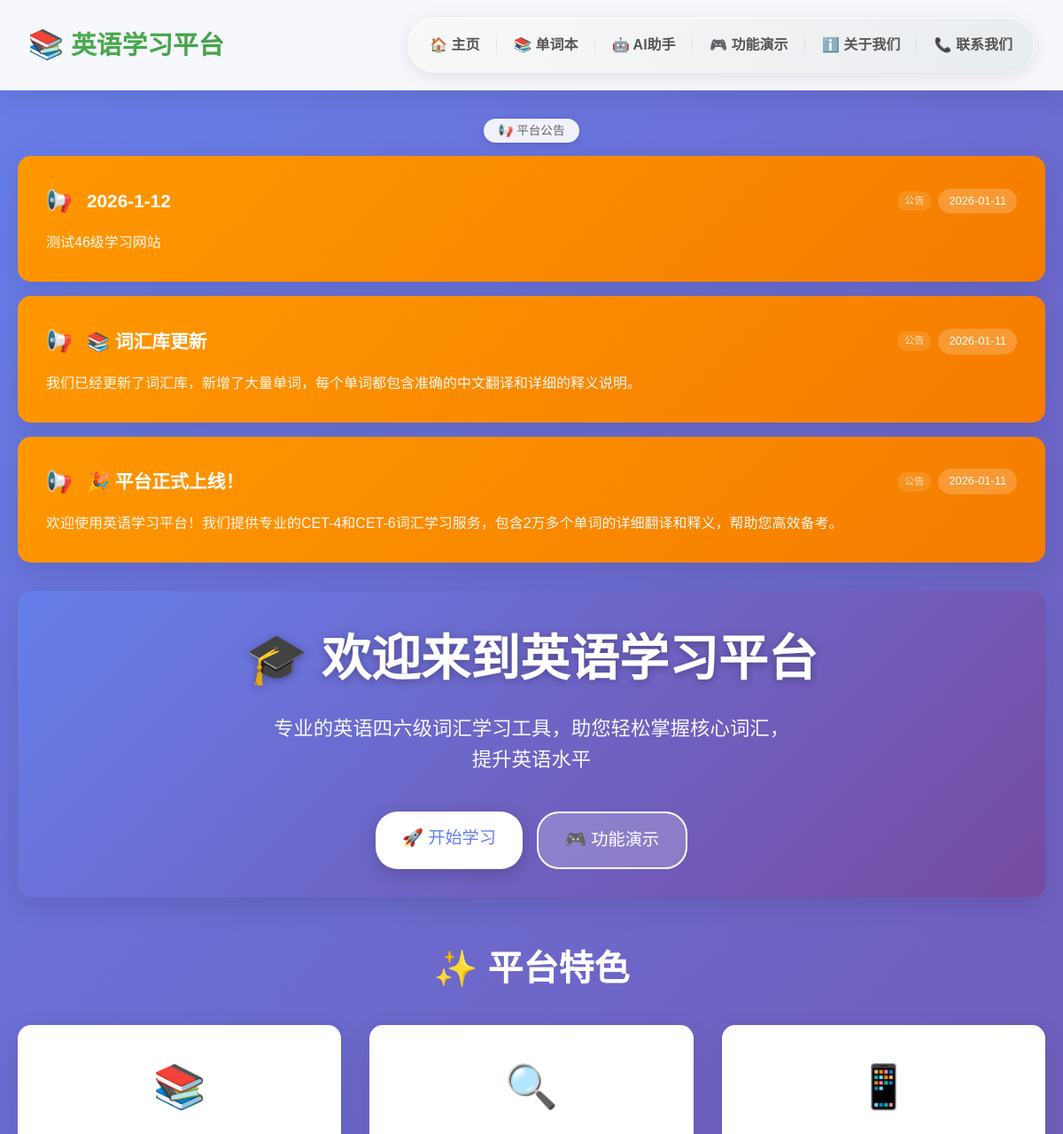
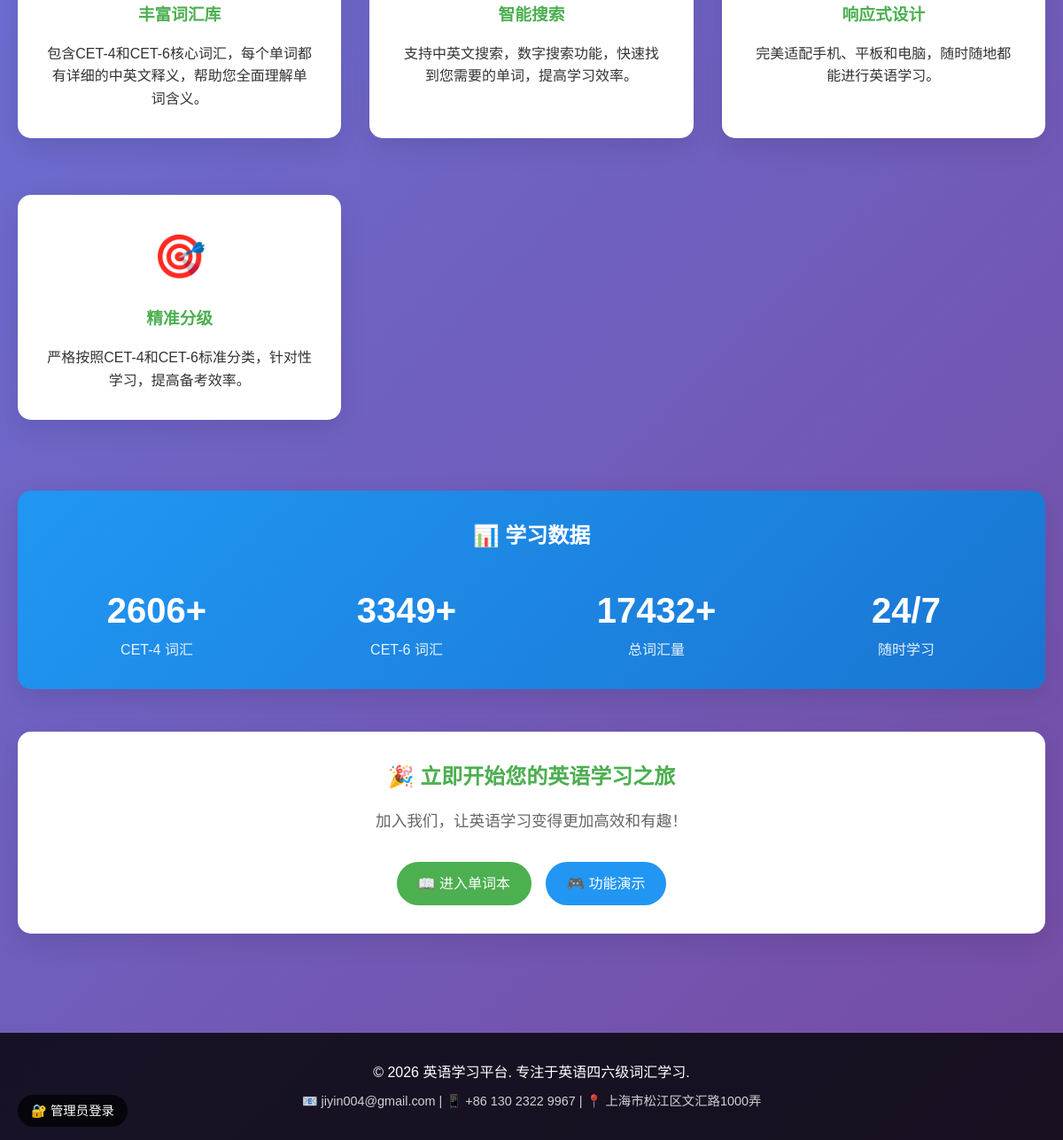
The page / on the database its author committed (2 pictures, top to bottom).
### word/models.py (models this page shows, shortened)
class Announcement(models.Model):
    title = models.CharField(max_length=200, verbose_name='公告标题')
    content = models.TextField(verbose_name='公告内容')
    is_active = models.BooleanField(default=True, verbose_name='是否启用')
    created_at = models.DateTimeField(auto_now_add=True, verbose_name='创建时间')
    updated_at = models.DateTimeField(auto_now=True, verbose_name='更新时间')
    created_by = models.ForeignKey(User, on_delete=models.CASCADE, verbose_name='创建者')
    class Meta:
        verbose_name = '首页公告'
        verbose_name_plural = '首页公告'
        ordering = ['-created_at']

### word/views.py (the view)
# urls.py: 2. Add a URL to urlpatterns:  path('', views.home, name='home')
def home(request):
    announcements = Announcement.objects.filter(is_active=True)[:3]  # 最多显示3条公告
    total_count = Vocabulary.objects.filter(is_active=True).count()
    cet4_count = Vocabulary.objects.filter(level='CET-4', is_active=True).count()
    cet6_count = Vocabulary.objects.filter(level='CET-6', is_active=True).count()
    context = {
        'announcements': announcements,
        'local_cet4': cet4_count,
        'local_cet6': cet6_count,
        'total_local': total_count,
    }
    return render(request, 'home.html', context)

### templates/home.html (shortened to what this page needs)
{% extends 'base.html' %}
{% block content %}
{% if announcements %}
<div class="announcements-section" style="margin-bottom: 2rem;">
    <div style="text-align: center; margin-bottom: 1rem;">
        <span style="background: rgba(255,255,255,0.9); color: #666; padding: 6px 16px; border-radius: 20px; font-size: 0.85rem; font-weight: 500; box-shadow: 0 2px 10px rgba(0,0,0,0.1);">
            📢 平台公告
        </span>
    </div>
    {% for announcement in announcements %}
    <div class="card" style="background: linear-gradient(135deg, #ff9800, #f57c00); color: white; margin-bottom: 1rem; position: relative; overflow: hidden;">
        <div style="position: relative; z-index: 1;">
            <div style="display: flex; align-items: center; gap: 1rem; margin-bottom: 1rem;">
                <span style="font-size: 1.5rem;">📢</span>
                <h3 style="margin: 0; font-size: 1.3rem;">{{ announcement.title }}</h3>
                <div style="margin-left: auto; display: flex; align-items: center; gap: 0.5rem;">
                    <span style="background: rgba(255,255,255,0.15); padding: 2px 8px; border-radius: 10px; font-size: 0.7rem; opacity: 0.8;">
                        公告
                    </span>
                    <span style="background: rgba(255,255,255,0.2); padding: 4px 12px; border-radius: 15px; font-size: 0.8rem;">
                        {{ announcement.created_at|date:"Y-m-d" }}
                    </span>
                </div>
            </div>
            <p style="margin: 0; line-height: 1.5; opacity: 0.95;">{{ announcement.content }}</p>
        </div>
    </div>
    {% endfor %}
</div>
{% endif %}
<div class="hero-section">
    <div class="card" style="text-align: center; background: linear-gradient(135deg, #667eea 0%, #764ba2 100%); color: white; position: relative; overflow: hidden;">
        <div style="position: relative; z-index: 1;">
            <h1 style="font-size: 3.5rem; margin-bottom: 1rem; font-weight: 700; text-shadow: 0 2px 10px rgba(0,0,0,0.3);">
                🎓 欢迎来到英语学习平台
            </h1>
            <p style="font-size: 1.4rem; margin-bottom: 2.5rem; opacity: 0.95; max-width: 600px; margin-left: auto; margin-right: auto; line-height: 1.6;">
                专业的英语四六级词汇学习工具，助您轻松掌握核心词汇，提升英语水平
            </p>
            <div style="display: flex; gap: 1rem; justify-content: center; flex-wrap: wrap;">
                <a href="{% url 'vocabulary' %}" class="btn" style="background: white; color: #667eea; font-size: 1.2rem; padding: 15px 30px; box-shadow: 0 5px 20px rgba(0,0,0,0.2);">
                    🚀 开始学习
                </a>
                <a href="{% url 'demo' %}" class="btn" style="background: rgba(255,255,255,0.2); color: white; font-size: 1.2rem; padding: 15px 30px; border: 2px solid white;">
                    🎮 功能演示
                </a>
            </div>
        </div>
    </div>
</div>
<div class="features-section" style="margin-top: 3rem;">
    <h2 style="text-align: center; margin-bottom: 2rem; color: white; font-size: 2.5rem;">✨ 平台特色</h2>
    <div style="display: grid; grid-template-columns: repeat(auto-fit, minmax(300px, 1fr)); gap: 2rem;">
        <div class="card">
            <div style="text-align: center;">
                <div style="font-size: 3rem; margin-bottom: 1rem;">📚</div>
                <h3 style="color: #4CAF50; margin-bottom: 1rem;">丰富词汇库</h3>
                <p>包含CET-4和CET-6核心词汇，每个单词都有详细的中英文释义，帮助您全面理解单词含义。</p>
            </div>
        </div>
        <div class="card">
            <div style="text-align: center;">
                <div style="font-size: 3rem; margin-bottom: 1rem;">🔍</div>
                <h3 style="color: #4CAF50; margin-bottom: 1rem;">智能搜索</h3>
                <p>支持中英文搜索，数字搜索功能，快速找到您需要的单词，提高学习效率。</p>
            </div>
        </div>
        <div class="card">
            <div style="text-align: center;">
                <div style="font-size: 3rem; margin-bottom: 1rem;">📱</div>
                <h3 style="color: #4CAF50; margin-bottom: 1rem;">响应式设计</h3>
                <p>完美适配手机、平板和电脑，随时随地都能进行英语学习。</p>
            </div>
        </div>
        <div class="card">
            <div style="text-align: center;">
                <div style="font-size: 3rem; margin-bottom: 1rem;">🎯</div>
                <h3 style="color: #4CAF50; margin-bottom: 1rem;">精准分级</h3>
                <p>严格按照CET-4和CET-6标准分类，针对性学习，提高备考效率。</p>
            </div>
        </div>
    </div>
</div>
<div class="stats-section" style="margin-top: 3rem;">
    <div class="card" style="background: linear-gradient(135deg, #2196F3, #1976D2); color: white; text-align: center;">
        <h2 style="margin-bottom: 2rem;">📊 学习数据</h2>
        <div style="display: grid; grid-template-columns: repeat(auto-fit, minmax(200px, 1fr)); gap: 2rem;">
            <div>
                <div style="font-size: 2.5rem; font-weight: bold;">{{ local_cet4|default:"576" }}+</div>
                <div style="opacity: 0.9;">CET-4 词汇</div>
            </div>
            <div>
                <div style="font-size: 2.5rem; font-weight: bold;">{{ local_cet6|default:"197" }}+</div>
                <div style="opacity: 0.9;">CET-6 词汇</div>
            </div>
            <div>
                <div style="font-size: 2.5rem; font-weight: bold;">{{ total_local|default:"773" }}+</div>
                <div style="opacity: 0.9;">总词汇量</div>
            </div>
            <div>
                <div style="font-size: 2.5rem; font-weight: bold;">24/7</div>
                <div style="opacity: 0.9;">随时学习</div>
            </div>
        </div>
    </div>
</div>
<div class="cta-section" style="margin-top: 3rem; text-align: center;">
    <div class="card">
        <h2 style="color: #4CAF50; margin-bottom: 1rem;">🎉 立即开始您的英语学习之旅</h2>
        <p style="margin-bottom: 2rem; font-size: 1.1rem; color: #666;">
            加入我们，让英语学习变得更加高效和有趣！
        </p>
        <div style="display: flex; gap: 1rem; justify-content: center; flex-wrap: wrap;">
            <a href="{% url 'vocabulary' %}" class="btn">📖 进入单词本</a>
            <a href="{% url 'demo' %}" class="btn btn-secondary">🎮 功能演示</a>
        </div>
    </div>
</div>
<div style="position: fixed; bottom: 20px; left: 20px; z-index: 1000;">
    <a href="/admin/" style="background: rgba(0,0,0,0.7); color: white; padding: 10px 15px; border-radius: 25px; text-decoration: none; font-size: 0.9rem; transition: all 0.3s ease;"
       onmouseover="this.style.background='rgba(0,0,0,0.9)'"
       onmouseout="this.style.background='rgba(0,0,0,0.7)'">
        🔐 管理员登录
    </a>
</div>
{% endblock %}

### templates/base.html (shortened to what this page needs)
<!DOCTYPE html>
<html lang="zh-CN">
<head>
</head>
<body>
    <nav class="navbar">
        <div class="nav-container">
            <a href="{% url 'home' %}" class="logo">英语学习平台</a>
            <ul class="nav-menu" id="navMenu">
                <li><a href="{% url 'home' %}" class="nav-link">🏠 主页</a></li>
                <li><a href="{% url 'vocabulary' %}" class="nav-link">📚 单词本</a></li>
                <li><a href="{% url 'ai_chat' %}" class="nav-link">🤖 AI助手</a></li>
                <li><a href="{% url 'demo' %}" class="nav-link">🎮 功能演示</a></li>
                <li><a href="{% url 'about' %}" class="nav-link">ℹ️ 关于我们</a></li>
                <li><a href="{% url 'contact' %}" class="nav-link">📞 联系我们</a></li>
            </ul>
        </div>
    </nav>
    <main class="main-content">
        <div class="container">
            {% block content %}{% endblock %}
        </div>
    </main>
    <footer class="footer">
        <div class="container">
            <p>&copy; 2026 英语学习平台. 专注于英语四六级词汇学习.</p>
            <p style="margin-top: 0.5rem; font-size: 0.9rem; opacity: 0.8;">
                📧 jiyin004@gmail.com | 📱 +86 130 2322 9967 | 📍 上海市松江区文汇路1000弄
            </p>
        </div>
    </footer>
</body>
</html>

### templates/base.html (style rules this page uses)
* { margin: 0; padding: 0; box-sizing: border-box; }
body { font-family: 'Microsoft YaHei', Arial, sans-serif; line-height: 1.6; color: #333; background: linear-gradient(135deg, #667eea 0%, #764ba2 100%); min-height: 100vh; }
.container { max-width: 1200px; margin: 0 auto; padding: 0 20px; }
.navbar { background: rgba(255, 255, 255, 0.95); backdrop-filter: blur(15px); box-shadow: 0 4px 30px rgba(0,0,0,0.1); position: sticky; top: 0; z-index: 1000; border-bottom: 1px solid rgba(255,255,255,0.2); }
.nav-container { display: flex; justify-content: space-between; align-items: center; padding: 1.2rem 2rem; max-width: 1200px; margin: 0 auto; min-height: 70px; }
.logo { font-size: 1.8rem; font-weight: 700; background: linear-gradient(135deg, #4CAF50, #45a049); -webkit-background-clip: text; -webkit-text-fill-color: transparent; background-clip: text; text-decoration: none; display: flex; align-items: center; gap: 0.5rem; transition: transform 0.3s ease; }
.logo::before { content: "📚"; font-size: 2rem; -webkit-text-fill-color: initial; }
.nav-menu { display: flex; list-style: none; gap: 0; align-items: center; flex-wrap: nowrap; background: linear-gradient(135deg, #f8f9fa, #e9ecef); border-radius: 50px; padding: 0.3rem; box-shadow: 0 4px 20px rgba(0,0,0,0.1), inset 0 1px 0 rgba(255,255,255,0.8); backdrop-filter: blur(10px); border: 1px solid rgba(255,255,255,0.3); }
.nav-menu li { margin: 0; position: relative; }
.nav-menu li:not(:last-child)::after { content: ''; position: absolute; right: 0; top: 50%; transform: translateY(-50%); width: 1px; height: 60%; background: linear-gradient(to bottom, transparent, rgba(0,0,0,0.1), transparent); }
.nav-link { text-decoration: none; color: #555; font-weight: 600; padding: 0.8rem 1.2rem; border-radius: 25px; transition: all 0.3s ease; position: relative; overflow: visible; white-space: nowrap; min-width: fit-content; display: flex; align-items: center; gap: 0.5rem; background: transparent; }
.main-content { padding: 2rem 0; }
.card { background: white; border-radius: 15px; box-shadow: 0 10px 30px rgba(0,0,0,0.1); padding: 2rem; margin-bottom: 2rem; }
.btn { display: inline-block; padding: 12px 24px; background: #4CAF50; color: white; text-decoration: none; border-radius: 25px; border: none; cursor: pointer; font-size: 1rem; transition: all 0.3s ease; }
.btn-secondary { background: #2196F3; }
.footer { background: rgba(0,0,0,0.8); color: white; text-align: center; padding: 2rem 0; margin-top: 3rem; }

### rows shown on the page
Announcement: title "2026-1-12", created_at "2026-01-11", content "测试46级学习网站"
Announcement: title "📚 词汇库更新", created_at "2026-01-11", content "我们已经更新了词汇库，新增了大量单词，每个单词都包含准确的中文翻译和详细的释义说明。"
Announcement: title "🎉 平台正式上线！", created_at "2026-01-11", content "欢迎使用英语学习平台！我们提供专业的CET-4和CET-6词汇学习服务，包含2万多个单词的详细翻译和释义，帮助您高效备考。"

### other values the page prints
{{ local_cet4|default:"576" }} "2606"
{{ local_cet6|default:"197" }} "3349"
{{ total_local|default:"773" }} "17432"
